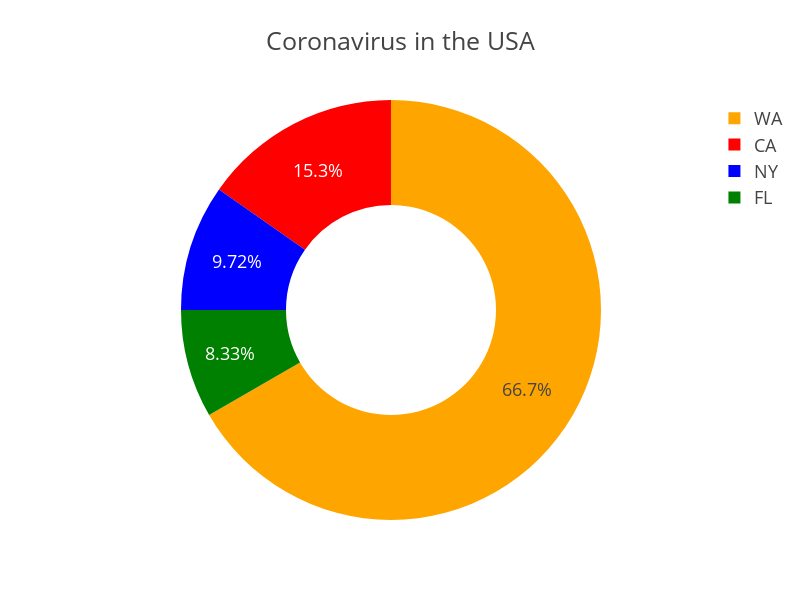

The code cell stored with this chart in its notebook:
### Code cell
pie_chart = px.pie(
        data_frame=df,
        values='death',
        names='state',
        color='state',                      #differentiate markers (discrete) by color
        color_discrete_sequence=["red","green","blue","orange"],     #set marker colors
        # color_discrete_map={"WA":"yellow","CA":"red","NY":"black","FL":"brown"},
        hover_name='negative',              #values appear in bold in the hover tooltip
        # hover_data=['positive'],            #values appear as extra data in the hover tooltip
        # custom_data=['total'],              #values are extra data to be used in Dash callbacks
        labels={"state":"the State"},       #map the labels
        title='Coronavirus in the USA',     #figure title
        template='presentation',            #'ggplot2', 'seaborn', 'simple_white', 'plotly',
                                            #'plotly_white', 'plotly_dark', 'presentation',
                                            #'xgridoff', 'ygridoff', 'gridon', 'none'
        width=800,                          #figure width in pixels
        height=600,                         #figure height in pixels
        hole=0.5,                           #represents the hole in middle of pie
        )


pio.show(pie_chart)

### Figure 1 — Plotly figure (JSON) as saved in the notebook; plotly's stock layout.template omitted (floating-point values rounded to 4 significant figures)
{"data": [{"customdata": [["CA"], ["FL"], ["NY"], ["WA"]], "domain": {"x": [0, 1], "y": [0, 1]}, "hole": 0.5, "hovertemplate": "<b>%{hovertext}</b><br><br>the State=%{customdata[0]}<br>death=%{value}<extra></extra>", "hovertext": [7981, 940, 5506, 11582], "labels": ["CA", "FL", "NY", "WA"], "legendgroup": "", "marker": {"colors": ["red", "green", "blue", "orange"]}, "name": "", "showlegend": true, "type": "pie", "values": [11, 6, 7, 48]}], "layout": {"height": 600, "legend": {"tracegroupgap": 0}, "piecolorway": ["red", "green", "blue", "orange"], "title": {"text": "Coronavirus in the USA"}, "width": 800}}
